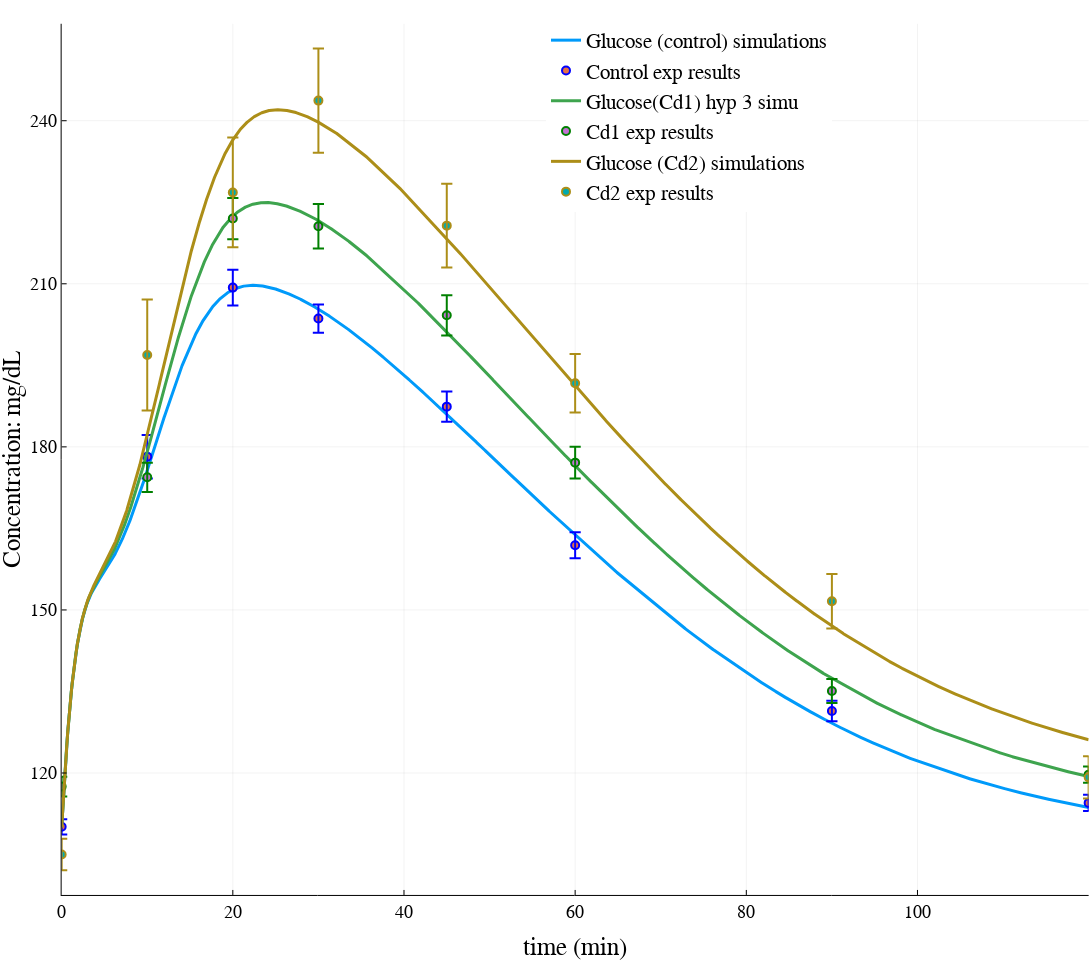

Notebook code for this chart:
### Code cell
# NEEDED MODULES -- This can take time at the first launch
# Code main be needed to run twice to plot correctly (shift-enter)
using DifferentialEquations
using Plots
using LaTeXStrings
# Load the backend (engine) for plotting based on javascript
plotlyjs()

function weighted_leastsquare(O,R,E)
    denom  = sum(O.^2)
    weights = 1. / (E.^2)
    return sqrt(sum(weights.*(O-R).^2)/denom)
end

function leastsquare(O,R)
    denom  = sum(O.^2)
    return sqrt(sum((O-R).^2)/denom)
end

# Saturation function to positive values 
# (concentrations are positive function)
# This is just used as a safety for the parameter search phase
@inline function sat(x)
    if x < 0.0
        return 0.0
    else
        x
    end
end

# Gaussian model of plasma Glucose appearance rate
function GlcGauss(t)
    σ = 35.0 # width
    μ = 30.0 # peak time
    dose = 3729 # parameter K in paper
    return dose*1/(σ*sqrt(2*pi))*exp((-(t-μ)^2/(2*σ^2)))
end

# Parametric ODEs of te Glucose response model
# t : time
# u : variables
# p : parameters
# Here I call the guassian model of glucose input GlcGauss(t)
# And I saturate the variables to the positive cone
function f_param!(du,u,p,t)
 du[1] = -p[1]*(sat(u[1])-p[2])- p[10]*sat(u[2])*sat(u[1])+GlcGauss(t)
 du[2] = -p[3]*sat(u[2])+p[4]*(sat(u[3])-p[5])
 du[3] = -p[6]*sat(u[3])+p[7]*(sat(u[1])-p[8])*t + p[9]*u[4]
 du[4] = -p[9]*u[4]           
end   
  

# Initial conditions at 21j
u0 = [110.0,0.0,16.0,5950]
    
tspan = (0.0,120.0)

# #  A Parameter set from the MINMOD model as a reference
# #       p1  Gb    p2    p3     Ib  n   γ    h     |added parameters => |     p4    r
# p0 = [0.01,100.0,0.01,0.00001,8.0,0.1,0.01,100.0,                          0.07, 1.0]

  
# Fitted parameter set to the control group at 21 Days ===> err: 0.00311
#         p1    Gb    p2     p3     Ib     n      γ      h     p4     r
  p0 = [0.01, 100.0, 0.56, 0.0155, 10.0, 10.53, 0.0310, 85.0, 0.033, 1.0] # err = 0.00311
###################################################
## Simulation of the Control experiment at 21Days
prob_param = ODEProblem(f_param!,u0,tspan,p0)  
sctrl = solve(prob_param, alg_hints = [:stiff])

## Experimental results    
texp = [0,10,20,30,45,60,90,120]
glcexp = [110.1,178.2,209.3,203.6,187.4,161.9,131.4,114.5]
uppererror = [1.4,4.0,3.3,2.6,2.8,2.4,1.9,1.5]
lowererror = [1.4,4.0,3.3,2.6,2.8,2.4,1.9,1.5]
errs = [lowererror;uppererror]
res_tot = [sctrl(ti) for ti in texp]
res = [ri[1] for ri in res_tot]

## Computation of the weighted least square error and least square    
wls_err_Ctrl = weighted_leastsquare(glcexp,res,uppererror)
print("CONTROL wls = ", wls_err_Ctrl, "\n")
ls_err_Ctrl = leastsquare(glcexp,res)
    
## Generation of the figure and first plots    
plot(sctrl,vars=[(0,1)],label="Glucose (control) simulations")
scatter!(texp,glcexp,yerr = errs,marker = stroke(2, :blue),
       xlabel="time (min)", ylabel= "Concentration: mg/dL",
    label="Control exp results", legend=:top, markerstrokecolor = :auto)

    
    
# Parameters sets for the different hypothesis for the group CD1 at 21 Days
########################################################################    
# Control parameter set  ===>   err = 0.0188
#         p1    Gb    p2     p3     Ib     n      γ      h     p4     r
  p0 = [0.01, 100.0, 0.56, 0.0155, 10.0, 10.53, 0.0310, 85.0, 0.033, 1.0] 
# hypothese 1.1: sensibility to interstitial insuline (r) ===> err : 0.0144
#  p0 = [0.01, 100.0, 0.56, 0.0155, 10.0, 10.53, 0.0310, 85.0, 0.033, 0.88] 
# hypothese 1.2: disponibility of insuline for X(t) (p3) ==> err: 0.0144
#  p0 = [0.01, 100.0, 0.56, 0.0136, 10.0, 10.53, 0.0310, 85.0, 0.033, 1.0]
# hypothese 2: insuline degradation rate (n) ==> err : 0.0145
#  p0 = [0.01, 100.0, 0.56, 0.0155, 10.0, 11.10, 0.0310, 85.0, 0.033, 1.0]
# hypothese 3: interstitial insuline degradation (p2) ==> err : 0.0140
# p0 = [0.01, 100.0, 0.65, 0.0155, 10.0, 10.53, 0.0310, 85.0, 0.033, 1.0]
# hypothesis 4: Slow phase 'acceleration' γ decreased  ==> err = 0.00566
 p0 = [0.01, 100.0, 0.56, 0.0155, 10.0, 10.53, 0.0258, 85.0, 0.033, 1.0] 
# hypothesis 5:  change p4 (stored insuline release rate)  ==> err = 0.0188
#   p0 = [0.01, 100.0, 0.56, 0.0155, 10.0, 10.53, 0.0310, 85.0, 0.033, 1.0]
# hypothese 6: reponse Glucose threshold (h)  ==> err: 0.0102
#  p0 = [0.01, 100.0, 0.56, 0.0155, 10.0, 10.53, 0.0310, 100.0, 0.033, 1.0] 
##############################################################################    
# Simulation CD1 21 Days    
prob_param = ODEProblem(f_param!,u0,tspan,p0) 
scd1 = solve(prob_param, alg_hints = [:stiff])
# Experimental results   
glcexpCd1 = [117.5,174.4,222.0,220.6,204.2,177.1,135.1,119.7]
uppererror = [1.8,2.7,3.8,4.1,3.7,2.9,2.2,1.5]
lowererror = [1.8,2.7,3.8,4.1,3.7,2.9,2.2,1.5]
errs = [lowererror;uppererror]
res_tot = [scd1(ti) for ti in texp]
res = [ri[1] for ri in res_tot]
# Error computation    
wls_err_Cd1 = weighted_leastsquare(glcexpCd1,res,uppererror)
print("CD1 wls = ", wls_err_Cd1, "\n")
ls_err_Cd1 = leastsquare(glcexpCd1,res)
# Plotting    
plot!(scd1,vars=[(0,1)],label="Glucose(Cd1) hyp 3 simu")
scatter!(texp,glcexpCd1,yerr = errs,marker = stroke(2, :green),
      xlabel="time (min)", ylabel= "Concentration: mg/dL",
      label="Cd1 exp results", legend=:top, markerstrokecolor = :auto)
    
# Parameters sets for the different hypothesis for the group CD2 at 21 Days
########################################################################    
# Control parameter set  ===> 0.0144 
#         p1    Gb    p2     p3     Ib     n      γ      h     p4     r
#  p0 = [0.01, 100.0, 0.56, 0.0155, 10.0, 10.53, 0.0310, 85.0, 0.033, 1.0] 
# hypothese 1.1: sensibility to interstitial insuline (r) ==> err: 0.0082
#  p0 = [0.01, 100.0, 0.56, 0.0155, 10.0, 10.53, 0.0310, 85.0, 0.033, 0.70] 
# hypothese 1.2: disponibility of insuline for X(t) (p3) ==> err : 0.00821
#  p0 = [0.01, 100.0, 0.56, 0.0110, 10.0, 10.53, 0.0310, 85.0, 0.033, 1.0] 
# hypothese 2: degradation  insuline (n) ==> err : 0.00852
#  p0 = [0.01, 100.0, 0.56, 0.0155, 10.0, 12.05, 0.0310, 85.0, 0.033, 1.0] 
# hypothese 3: interstitial insuline degradation (p2) ==> err: 0.00789
#  p0 = [0.01, 100.0, 0.81, 0.0155, 10.0, 10.53, 0.0310, 85.0, 0.033, 1.0] 
# hypothesis 4: Slow phase 'acceleration' γ decreased ==> err =  0.00433
 p0 = [0.01, 100.0, 0.56, 0.0155, 10.0, 10.53, 0.0215, 85.0, 0.033, 1.0]  
# hypothesis 5:  change p4 (stored insuline release rate)  ==> err = 0.01370
#  p0 = [0.01, 100.0, 0.56, 0.0155, 10.0, 10.53, 0.0310, 85.0, 0.029, 1.0]     
# hypothese 6: reponse Glucose threshold (h)  ==> err: 0.00740
#  p0 = [0.01, 100.0, 0.56, 0.0155, 10.0, 10.53, 0.0310, 115.0, 0.033, 1.0] 
############################################################################## 
# Simulation CD2 21 Days   
prob_param = ODEProblem(f_param!,u0,tspan,p0) 
scd2 = solve(prob_param, alg_hints = [:stiff])
# Experimental results    
glcexpCd2 = [105.0,196.9,226.8,243.7,220.7,191.7,151.6,119.2]
uppererror = [2.9,10.2,10.1,9.6,7.7,5.4,5.0,3.9]
lowererror = [2.9,10.2,10.1,9.6,7.7,5.4,5.0,3.9]
errs = [lowererror;uppererror]
res_tot = [scd2(ti) for ti in texp]
res = [ri[1] for ri in res_tot]
# Error computation    
wls_err_Cd2 = weighted_leastsquare(glcexpCd2,res,uppererror)
print("CD2 wls = ", wls_err_Cd2, "\n")
ls_err_Cd2 = leastsquare(glcexpCd2,res)
# Plotting    
plot!(scd2,vars=[(0,1)],label="Glucose (Cd2) simulations")
cur_colors = get_color_palette(:auto, plot_color(:white), 17)
scatter!(texp,glcexpCd2,yerr = errs,marker = stroke(2, cur_colors[5]),
       xlabel="time (min)", ylabel= "Concentration: mg/dL",
       label="Cd2 exp results", legend=:top, markerstrokecolor = :auto)

# Additional Plot options
plot!(size=(1280,960),legendfontsize=15, xtickfont=font(13), ytickfont=font(13), guidefont=font(18))

### Figure 1 — Plotly figure (JSON) as saved in the notebook; plotly's stock layout.template omitted (floating-point values rounded to 4 significant figures; data arrays with more than 128 entries replaced by an {"elided": "..."} marker saying what was removed)
{"data": [{"colorbar": {"title": {"text": ""}}, "hoverinfo": "text", "legendgroup": "Glucose (control) simulations", "line": {"color": "rgba(0, 154, 250, 1.000)", "dash": "solid", "shape": "linear", "width": 3}, "mode": "lines", "name": "Glucose (control) simulations", "showlegend": true, "text": {"elided": "8920 null values"}, "type": "scatter", "x": {"elided": "8920 float values"}, "xaxis": "x", "y": {"elided": "8920 float values"}, "yaxis": "y", "zmax": 0.1, "zmin": -0.1}, {"colorbar": {"title": {"text": ""}}, "hoverinfo": "text", "legendgroup": "Control exp results", "marker": {"color": "rgba(227, 111, 71, 1.000)", "line": {"color": "rgba(0, 0, 255, 1.000)", "width": 2}, "size": 8, "symbol": "circle"}, "mode": "markers", "name": "Control exp results", "showlegend": true, "text": [null, null, null, null, null, null, null, null], "type": "scatter", "x": [0, 10, 20, 30, 45, 60, 90, 120], "xaxis": "x", "y": [110.1, 178.2, 209.3, 203.6, 187.4, 161.9, 131.4, 114.5], "yaxis": "y", "zmax": 0.1, "zmin": -0.1}, {"colorbar": {"title": {"text": ""}}, "hoverinfo": "text", "legendgroup": "", "line": {"color": "rgba(0, 0, 255, 1.000)", "dash": "solid", "shape": "linear", "width": 2}, "marker": {"color": "rgba(227, 111, 71, 1.000)", "line": {"color": "rgba(0, 0, 255, 1.000)", "width": 2}, "size": 8, "symbol": "line-ew"}, "mode": "lines+markers", "name": "", "showlegend": false, "text": [null, null], "type": "scatter", "x": [0, 0], "xaxis": "x", "y": [108.7, 111.5], "yaxis": "y", "zmax": 0.1, "zmin": -0.1}, {"colorbar": {"title": {"text": ""}}, "hoverinfo": "text", "legendgroup": "", "line": {"color": "rgba(0, 0, 255, 1.000)", "dash": "solid", "shape": "linear", "width": 2}, "marker": {"color": "rgba(227, 111, 71, 1.000)", "line": {"color": "rgba(0, 0, 255, 1.000)", "width": 2}, "size": 8, "symbol": "line-ew"}, "mode": "lines+markers", "name": "", "showlegend": false, "text": [null, null], "type": "scatter", "x": [10, 10], "xaxis": "x", "y": [174.2, 182.2], "yaxis": "y", "zmax": 0.1, "zmin": -0.1}, {"colorbar": {"title": {"text": ""}}, "hoverinfo": "text", "legendgroup": "", "line": {"color": "rgba(0, 0, 255, 1.000)", "dash": "solid", "shape": "linear", "width": 2}, "marker": {"color": "rgba(227, 111, 71, 1.000)", "line": {"color": "rgba(0, 0, 255, 1.000)", "width": 2}, "size": 8, "symbol": "line-ew"}, "mode": "lines+markers", "name": "", "showlegend": false, "text": [null, null], "type": "scatter", "x": [20, 20], "xaxis": "x", "y": [206, 212.6], "yaxis": "y", "zmax": 0.1, "zmin": -0.1}, {"colorbar": {"title": {"text": ""}}, "hoverinfo": "text", "legendgroup": "", "line": {"color": "rgba(0, 0, 255, 1.000)", "dash": "solid", "shape": "linear", "width": 2}, "marker": {"color": "rgba(227, 111, 71, 1.000)", "line": {"color": "rgba(0, 0, 255, 1.000)", "width": 2}, "size": 8, "symbol": "line-ew"}, "mode": "lines+markers", "name": "", "showlegend": false, "text": [null, null], "type": "scatter", "x": [30, 30], "xaxis": "x", "y": [201, 206.2], "yaxis": "y", "zmax": 0.1, "zmin": -0.1}, {"colorbar": {"title": {"text": ""}}, "hoverinfo": "text", "legendgroup": "", "line": {"color": "rgba(0, 0, 255, 1.000)", "dash": "solid", "shape": "linear", "width": 2}, "marker": {"color": "rgba(227, 111, 71, 1.000)", "line": {"color": "rgba(0, 0, 255, 1.000)", "width": 2}, "size": 8, "symbol": "line-ew"}, "mode": "lines+markers", "name": "", "showlegend": false, "text": [null, null], "type": "scatter", "x": [45, 45], "xaxis": "x", "y": [184.6, 190.2], "yaxis": "y", "zmax": 0.1, "zmin": -0.1}, {"colorbar": {"title": {"text": ""}}, "hoverinfo": "text", "legendgroup": "", "line": {"color": "rgba(0, 0, 255, 1.000)", "dash": "solid", "shape": "linear", "width": 2}, "marker": {"color": "rgba(227, 111, 71, 1.000)", "line": {"color": "rgba(0, 0, 255, 1.000)", "width": 2}, "size": 8, "symbol": "line-ew"}, "mode": "lines+markers", "name": "", "showlegend": false, "text": [null, null], "type": "scatter", "x": [60, 60], "xaxis": "x", "y": [159.5, 164.3], "yaxis": "y", "zmax": 0.1, "zmin": -0.1}, {"colorbar": {"title": {"text": ""}}, "hoverinfo": "text", "legendgroup": "", "line": {"color": "rgba(0, 0, 255, 1.000)", "dash": "solid", "shape": "linear", "width": 2}, "marker": {"color": "rgba(227, 111, 71, 1.000)", "line": {"color": "rgba(0, 0, 255, 1.000)", "width": 2}, "size": 8, "symbol": "line-ew"}, "mode": "lines+markers", "name": "", "showlegend": false, "text": [null, null], "type": "scatter", "x": [90, 90], "xaxis": "x", "y": [129.5, 133.3], "yaxis": "y", "zmax": 0.1, "zmin": -0.1}, {"colorbar": {"title": {"text": ""}}, "hoverinfo": "text", "legendgroup": "", "line": {"color": "rgba(0, 0, 255, 1.000)", "dash": "solid", "shape": "linear", "width": 2}, "marker": {"color": "rgba(227, 111, 71, 1.000)", "line": {"color": "rgba(0, 0, 255, 1.000)", "width": 2}, "size": 8, "symbol": "line-ew"}, "mode": "lines+markers", "name": "", "showlegend": false, "text": [null, null], "type": "scatter", "x": [120, 120], "xaxis": "x", "y": [113, 116], "yaxis": "y", "zmax": 0.1, "zmin": -0.1}, {"colorbar": {"title": {"text": ""}}, "hoverinfo": "text", "legendgroup": "Glucose(Cd1) hyp 3 simu", "line": {"color": "rgba(62, 164, 78, 1.000)", "dash": "solid", "shape": "linear", "width": 3}, "mode": "lines", "name": "Glucose(Cd1) hyp 3 simu", "showlegend": true, "text": {"elided": "8360 null values"}, "type": "scatter", "x": {"elided": "8360 float values"}, "xaxis": "x", "y": {"elided": "8360 float values"}, "yaxis": "y", "zmax": 0.1, "zmin": -0.1}, {"colorbar": {"title": {"text": ""}}, "hoverinfo": "text", "legendgroup": "Cd1 exp results", "marker": {"color": "rgba(195, 113, 210, 1.000)", "line": {"color": "rgba(0, 128, 0, 1.000)", "width": 2}, "size": 8, "symbol": "circle"}, "mode": "markers", "name": "Cd1 exp results", "showlegend": true, "text": [null, null, null, null, null, null, null, null], "type": "scatter", "x": [0, 10, 20, 30, 45, 60, 90, 120], "xaxis": "x", "y": [117.5, 174.4, 222, 220.6, 204.2, 177.1, 135.1, 119.7], "yaxis": "y", "zmax": 0.1, "zmin": -0.1}, {"colorbar": {"title": {"text": ""}}, "hoverinfo": "text", "legendgroup": "", "line": {"color": "rgba(0, 128, 0, 1.000)", "dash": "solid", "shape": "linear", "width": 2}, "marker": {"color": "rgba(195, 113, 210, 1.000)", "line": {"color": "rgba(0, 128, 0, 1.000)", "width": 2}, "size": 8, "symbol": "line-ew"}, "mode": "lines+markers", "name": "", "showlegend": false, "text": [null, null], "type": "scatter", "x": [0, 0], "xaxis": "x", "y": [115.7, 119.3], "yaxis": "y", "zmax": 0.1, "zmin": -0.1}, {"colorbar": {"title": {"text": ""}}, "hoverinfo": "text", "legendgroup": "", "line": {"color": "rgba(0, 128, 0, 1.000)", "dash": "solid", "shape": "linear", "width": 2}, "marker": {"color": "rgba(195, 113, 210, 1.000)", "line": {"color": "rgba(0, 128, 0, 1.000)", "width": 2}, "size": 8, "symbol": "line-ew"}, "mode": "lines+markers", "name": "", "showlegend": false, "text": [null, null], "type": "scatter", "x": [10, 10], "xaxis": "x", "y": [171.7, 177.1], "yaxis": "y", "zmax": 0.1, "zmin": -0.1}, {"colorbar": {"title": {"text": ""}}, "hoverinfo": "text", "legendgroup": "", "line": {"color": "rgba(0, 128, 0, 1.000)", "dash": "solid", "shape": "linear", "width": 2}, "marker": {"color": "rgba(195, 113, 210, 1.000)", "line": {"color": "rgba(0, 128, 0, 1.000)", "width": 2}, "size": 8, "symbol": "line-ew"}, "mode": "lines+markers", "name": "", "showlegend": false, "text": [null, null], "type": "scatter", "x": [20, 20], "xaxis": "x", "y": [218.2, 225.8], "yaxis": "y", "zmax": 0.1, "zmin": -0.1}, {"colorbar": {"title": {"text": ""}}, "hoverinfo": "text", "legendgroup": "", "line": {"color": "rgba(0, 128, 0, 1.000)", "dash": "solid", "shape": "linear", "width": 2}, "marker": {"color": "rgba(195, 113, 210, 1.000)", "line": {"color": "rgba(0, 128, 0, 1.000)", "width": 2}, "size": 8, "symbol": "line-ew"}, "mode": "lines+markers", "name": "", "showlegend": false, "text": [null, null], "type": "scatter", "x": [30, 30], "xaxis": "x", "y": [216.5, 224.7], "yaxis": "y", "zmax": 0.1, "zmin": -0.1}, {"colorbar": {"title": {"text": ""}}, "hoverinfo": "text", "legendgroup": "", "line": {"color": "rgba(0, 128, 0, 1.000)", "dash": "solid", "shape": "linear", "width": 2}, "marker": {"color": "rgba(195, 113, 210, 1.000)", "line": {"color": "rgba(0, 128, 0, 1.000)", "width": 2}, "size": 8, "symbol": "line-ew"}, "mode": "lines+markers", "name": "", "showlegend": false, "text": [null, null], "type": "scatter", "x": [45, 45], "xaxis": "x", "y": [200.5, 207.9], "yaxis": "y", "zmax": 0.1, "zmin": -0.1}, {"colorbar": {"title": {"text": ""}}, "hoverinfo": "text", "legendgroup": "", "line": {"color": "rgba(0, 128, 0, 1.000)", "dash": "solid", "shape": "linear", "width": 2}, "marker": {"color": "rgba(195, 113, 210, 1.000)", "line": {"color": "rgba(0, 128, 0, 1.000)", "width": 2}, "size": 8, "symbol": "line-ew"}, "mode": "lines+markers", "name": "", "showlegend": false, "text": [null, null], "type": "scatter", "x": [60, 60], "xaxis": "x", "y": [174.2, 180], "yaxis": "y", "zmax": 0.1, "zmin": -0.1}, {"colorbar": {"title": {"text": ""}}, "hoverinfo": "text", "legendgroup": "", "line": {"color": "rgba(0, 128, 0, 1.000)", "dash": "solid", "shape": "linear", "width": 2}, "marker": {"color": "rgba(195, 113, 210, 1.000)", "line": {"color": "rgba(0, 128, 0, 1.000)", "width": 2}, "size": 8, "symbol": "line-ew"}, "mode": "lines+markers", "name": "", "showlegend": false, "text": [null, null], "type": "scatter", "x": [90, 90], "xaxis": "x", "y": [132.9, 137.3], "yaxis": "y", "zmax": 0.1, "zmin": -0.1}, {"colorbar": {"title": {"text": ""}}, "hoverinfo": "text", "legendgroup": "", "line": {"color": "rgba(0, 128, 0, 1.000)", "dash": "solid", "shape": "linear", "width": 2}, "marker": {"color": "rgba(195, 113, 210, 1.000)", "line": {"color": "rgba(0, 128, 0, 1.000)", "width": 2}, "size": 8, "symbol": "line-ew"}, "mode": "lines+markers", "name": "", "showlegend": false, "text": [null, null], "type": "scatter", "x": [120, 120], "xaxis": "x", "y": [118.2, 121.2], "yaxis": "y", "zmax": 0.1, "zmin": -0.1}, {"colorbar": {"title": {"text": ""}}, "hoverinfo": "text", "legendgroup": "Glucose (Cd2) simulations", "line": {"color": "rgba(172, 142, 24, 1.000)", "dash": "solid", "shape": "linear", "width": 3}, "mode": "lines", "name": "Glucose (Cd2) simulations", "showlegend": true, "text": {"elided": "7590 null values"}, "type": "scatter", "x": {"elided": "7590 float values"}, "xaxis": "x", "y": {"elided": "7590 float values"}, "yaxis": "y", "zmax": 0.1, "zmin": -0.1}, {"colorbar": {"title": {"text": ""}}, "hoverinfo": "text", "legendgroup": "Cd2 exp results", "marker": {"color": "rgba(0, 170, 174, 1.000)", "line": {"color": "rgba(172, 142, 24, 1.000)", "width": 2}, "size": 8, "symbol": "circle"}, "mode": "markers", "name": "Cd2 exp results", "showlegend": true, "text": [null, null, null, null, null, null, null, null], "type": "scatter", "x": [0, 10, 20, 30, 45, 60, 90, 120], "xaxis": "x", "y": [105, 196.9, 226.8, 243.7, 220.7, 191.7, 151.6, 119.2], "yaxis": "y", "zmax": 0.1, "zmin": -0.1}, {"colorbar": {"title": {"text": ""}}, "hoverinfo": "text", "legendgroup": "", "line": {"color": "rgba(172, 142, 24, 1.000)", "dash": "solid", "shape": "linear", "width": 2}, "marker": {"color": "rgba(0, 170, 174, 1.000)", "line": {"color": "rgba(172, 142, 24, 1.000)", "width": 2}, "size": 8, "symbol": "line-ew"}, "mode": "lines+markers", "name": "", "showlegend": false, "text": [null, null], "type": "scatter", "x": [0, 0], "xaxis": "x", "y": [102.1, 107.9], "yaxis": "y", "zmax": 0.1, "zmin": -0.1}, {"colorbar": {"title": {"text": ""}}, "hoverinfo": "text", "legendgroup": "", "line": {"color": "rgba(172, 142, 24, 1.000)", "dash": "solid", "shape": "linear", "width": 2}, "marker": {"color": "rgba(0, 170, 174, 1.000)", "line": {"color": "rgba(172, 142, 24, 1.000)", "width": 2}, "size": 8, "symbol": "line-ew"}, "mode": "lines+markers", "name": "", "showlegend": false, "text": [null, null], "type": "scatter", "x": [10, 10], "xaxis": "x", "y": [186.7, 207.1], "yaxis": "y", "zmax": 0.1, "zmin": -0.1}, {"colorbar": {"title": {"text": ""}}, "hoverinfo": "text", "legendgroup": "", "line": {"color": "rgba(172, 142, 24, 1.000)", "dash": "solid", "shape": "linear", "width": 2}, "marker": {"color": "rgba(0, 170, 174, 1.000)", "line": {"color": "rgba(172, 142, 24, 1.000)", "width": 2}, "size": 8, "symbol": "line-ew"}, "mode": "lines+markers", "name": "", "showlegend": false, "text": [null, null], "type": "scatter", "x": [20, 20], "xaxis": "x", "y": [216.7, 236.9], "yaxis": "y", "zmax": 0.1, "zmin": -0.1}, {"colorbar": {"title": {"text": ""}}, "hoverinfo": "text", "legendgroup": "", "line": {"color": "rgba(172, 142, 24, 1.000)", "dash": "solid", "shape": "linear", "width": 2}, "marker": {"color": "rgba(0, 170, 174, 1.000)", "line": {"color": "rgba(172, 142, 24, 1.000)", "width": 2}, "size": 8, "symbol": "line-ew"}, "mode": "lines+markers", "name": "", "showlegend": false, "text": [null, null], "type": "scatter", "x": [30, 30], "xaxis": "x", "y": [234.1, 253.3], "yaxis": "y", "zmax": 0.1, "zmin": -0.1}, {"colorbar": {"title": {"text": ""}}, "hoverinfo": "text", "legendgroup": "", "line": {"color": "rgba(172, 142, 24, 1.000)", "dash": "solid", "shape": "linear", "width": 2}, "marker": {"color": "rgba(0, 170, 174, 1.000)", "line": {"color": "rgba(172, 142, 24, 1.000)", "width": 2}, "size": 8, "symbol": "line-ew"}, "mode": "lines+markers", "name": "", "showlegend": false, "text": [null, null], "type": "scatter", "x": [45, 45], "xaxis": "x", "y": [213, 228.4], "yaxis": "y", "zmax": 0.1, "zmin": -0.1}, {"colorbar": {"title": {"text": ""}}, "hoverinfo": "text", "legendgroup": "", "line": {"color": "rgba(172, 142, 24, 1.000)", "dash": "solid", "shape": "linear", "width": 2}, "marker": {"color": "rgba(0, 170, 174, 1.000)", "line": {"color": "rgba(172, 142, 24, 1.000)", "width": 2}, "size": 8, "symbol": "line-ew"}, "mode": "lines+markers", "name": "", "showlegend": false, "text": [null, null], "type": "scatter", "x": [60, 60], "xaxis": "x", "y": [186.3, 197.1], "yaxis": "y", "zmax": 0.1, "zmin": -0.1}, {"colorbar": {"title": {"text": ""}}, "hoverinfo": "text", "legendgroup": "", "line": {"color": "rgba(172, 142, 24, 1.000)", "dash": "solid", "shape": "linear", "width": 2}, "marker": {"color": "rgba(0, 170, 174, 1.000)", "line": {"color": "rgba(172, 142, 24, 1.000)", "width": 2}, "size": 8, "symbol": "line-ew"}, "mode": "lines+markers", "name": "", "showlegend": false, "text": [null, null], "type": "scatter", "x": [90, 90], "xaxis": "x", "y": [146.6, 156.6], "yaxis": "y", "zmax": 0.1, "zmin": -0.1}, {"colorbar": {"title": {"text": ""}}, "hoverinfo": "text", "legendgroup": "", "line": {"color": "rgba(172, 142, 24, 1.000)", "dash": "solid", "shape": "linear", "width": 2}, "marker": {"color": "rgba(0, 170, 174, 1.000)", "line": {"color": "rgba(172, 142, 24, 1.000)", "width": 2}, "size": 8, "symbol": "line-ew"}, "mode": "lines+markers", "name": "", "showlegend": false, "text": [null, null], "type": "scatter", "x": [120, 120], "xaxis": "x", "y": [115.3, 123.1], "yaxis": "y", "zmax": 0.1, "zmin": -0.1}], "layout": {"annotations": [], "height": 960, "legend": {"bgcolor": "rgba(255, 255, 255, 1.000)", "bordercolor": "rgba(0, 0, 0, 1)", "font": {"color": "rgba(0, 0, 0, 1)", "family": "sans-serif", "size": 21}, "tracegroupgap": 0, "x": 0.5, "y": 1}, "margin": {"b": 20, "l": 0, "r": 0, "t": 20}, "paper_bgcolor": "rgba(255, 255, 255, 1.000)", "plot_bgcolor": "rgba(255, 255, 255, 1.000)", "showlegend": true, "width": 1280, "xaxis": {"anchor": "y", "domain": [0.05646, 0.9969], "gridcolor": "rgba(0, 0, 0, 0.1)", "gridwidth": 0.5, "linecolor": "rgba(0, 0, 0, 1)", "mirror": false, "range": [0, 120], "showgrid": true, "showline": true, "showticklabels": true, "tickangle": 0, "tickcolor": "rgb(0, 0, 0)", "tickfont": {"color": "rgba(0, 0, 0, 1)", "family": "sans-serif", "size": 18}, "tickmode": "array", "ticks": "inside", "ticktext": ["0", "20", "40", "60", "80", "100", "120"], "tickvals": [0, 20, 40, 60, 80, 100, 120], "title": {"font": {"color": "rgba(0, 0, 0, 1)", "family": "sans-serif", "size": 25}, "text": "time (min)"}, "type": "linear", "visible": true, "zeroline": false, "zerolinecolor": "rgba(0, 0, 0, 1)"}, "yaxis": {"anchor": "x", "domain": [0.04895, 0.9959], "gridcolor": "rgba(0, 0, 0, 0.1)", "gridwidth": 0.5, "linecolor": "rgba(0, 0, 0, 1)", "mirror": false, "range": [97.56, 257.8], "showgrid": true, "showline": true, "showticklabels": true, "tickangle": 0, "tickcolor": "rgb(0, 0, 0)", "tickfont": {"color": "rgba(0, 0, 0, 1)", "family": "sans-serif", "size": 18}, "tickmode": "array", "ticks": "inside", "ticktext": ["120", "150", "180", "210", "240"], "tickvals": [120, 150, 180, 210, 240], "title": {"font": {"color": "rgba(0, 0, 0, 1)", "family": "sans-serif", "size": 25}, "text": "Concentration: mg/dL"}, "type": "linear", "visible": true, "zeroline": false, "zerolinecolor": "rgba(0, 0, 0, 1)"}}}
